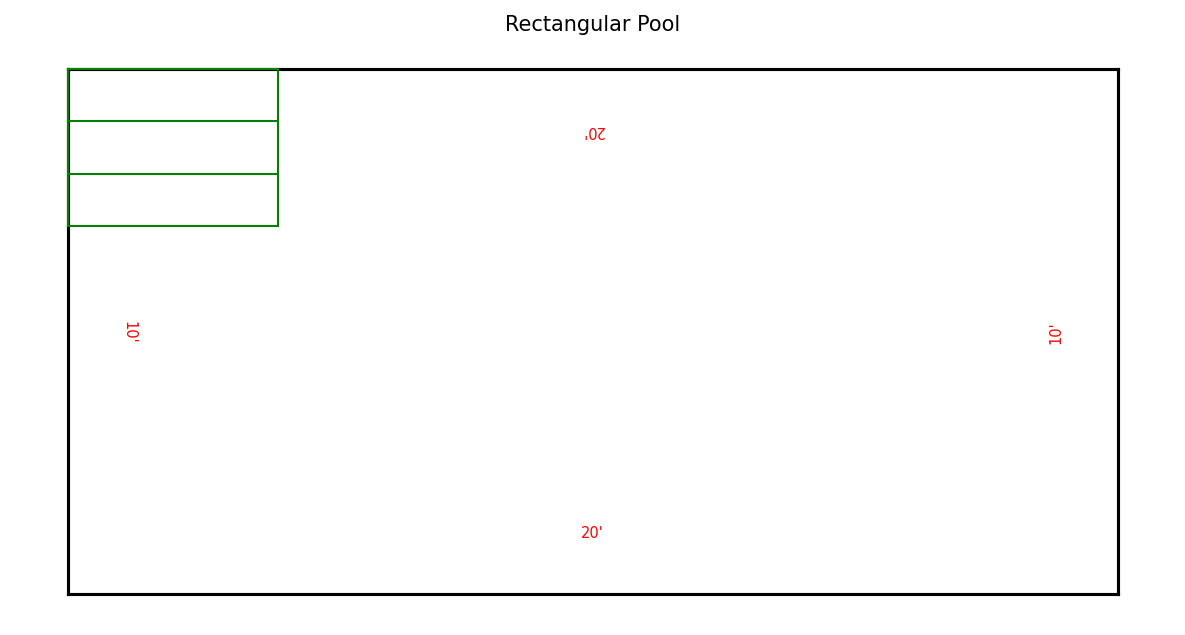
#> input picture poc/sample_data/reference_001/line_drawing.png, 1185 x 635 px
$ python -i preprocessing.py   (imports and definitions only)
#> lines starting #> are read from the running program, lines starting #| are printed output that depends on the picture; after the words box and inside, x2 and y2 are one past the last pixel; in counts of white or black regions, pixels touching at a corner belong together
#> further down, picture is the input picture: PIL image 1185x635 RGBA; mean R, G, B, A 250.8, 251.2, 250.7, 255
"""
Image preprocessing for reference matching.

Contour normalization bridges the domain gap between
hand-drawn sketches and clean template line drawings.
"""

import numpy as np
from PIL import Image


def normalize_contours(image: Image.Image, target_size: int = 256) -> np.ndarray:
    """
    Binarize, extract contours, redraw on clean canvas with uniform stroke.

    This collapses both hand-drawn and template images into similar-looking
    contour images, reducing the domain gap before embedding.
    """
#> called with target_size = 256
    import cv2

    img = np.array(image.convert("L"))
    img = cv2.resize(img, (target_size, target_size))
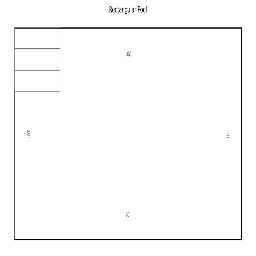
#> img: shape (256, 256); min 0, max 255, mean 250.8
    _, binary = cv2.threshold(img, 128, 255, cv2.THRESH_BINARY_INV)
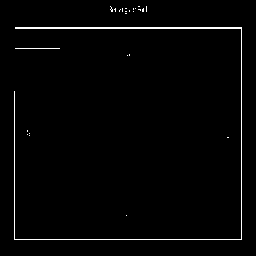
#> binary: shape (256, 256); 1.8% white in thin lines or dots, all inside (x1, y1, x2, y2) = (14, 6, 242, 240)

    contours, _ = cv2.findContours(binary, cv2.RETR_EXTERNAL, cv2.CHAIN_APPROX_SIMPLE)
#> contours = 25 contours, 24 with area under 20; largest, box (x1, y1, x2, y2) and area: (14, 27, 242, 240) 228

    canvas = np.zeros((target_size, target_size), dtype=np.uint8)
    cv2.drawContours(canvas, contours, -1, 255, 2)
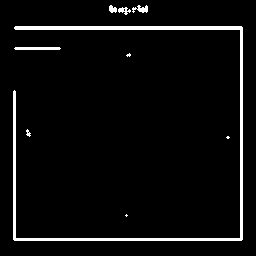
#> canvas: shape (256, 256); 4.6% white; 9 white regions (3 under 20 px), largest, box (x1, y1, x2, y2) and area: (13, 26, 243, 241) 2667, (14, 47, 61, 50) 137, (132, 5, 148, 13) 76, (118, 7, 131, 15) 56, (109, 5, 117, 13) 46, (26, 129, 31, 137) 22

    return canvas

>>> from PIL import Image
>>> picture = Image.open('../../poc/sample_data/reference_001/line_drawing.png')
>>> result = normalize_contours(picture)
